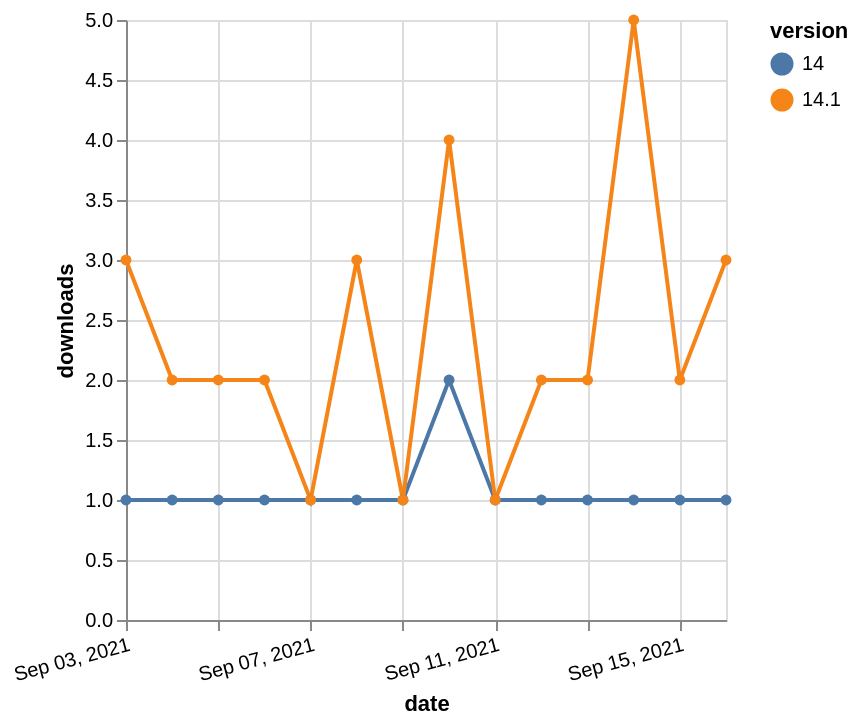

Express this chart as Vega-Lite.
### Vega-Lite specification from a JSON file in a GitHub repository (floating-point values rounded to 4 significant figures)
{"$schema": "https://vega.github.io/schema/vega-lite/v5.json", "description": "A simple bar chart with embedded data.", "data": {"values": [{"date": "2021-09-03", "total": 255, "delta": 1, "version": "14"}, {"date": "2021-09-04", "total": 256, "delta": 1, "version": "14"}, {"date": "2021-09-05", "total": 257, "delta": 1, "version": "14"}, {"date": "2021-09-06", "total": 258, "delta": 1, "version": "14"}, {"date": "2021-09-07", "total": 259, "delta": 1, "version": "14"}, {"date": "2021-09-08", "total": 260, "delta": 1, "version": "14"}, {"date": "2021-09-09", "total": 261, "delta": 1, "version": "14"}, {"date": "2021-09-10", "total": 263, "delta": 2, "version": "14"}, {"date": "2021-09-11", "total": 264, "delta": 1, "version": "14"}, {"date": "2021-09-12", "total": 265, "delta": 1, "version": "14"}, {"date": "2021-09-13", "total": 266, "delta": 1, "version": "14"}, {"date": "2021-09-14", "total": 267, "delta": 1, "version": "14"}, {"date": "2021-09-15", "total": 268, "delta": 1, "version": "14"}, {"date": "2021-09-16", "total": 269, "delta": 1, "version": "14"}, {"date": "2021-09-03", "total": 871, "delta": 3, "version": "14.1"}, {"date": "2021-09-04", "total": 873, "delta": 2, "version": "14.1"}, {"date": "2021-09-05", "total": 875, "delta": 2, "version": "14.1"}, {"date": "2021-09-06", "total": 877, "delta": 2, "version": "14.1"}, {"date": "2021-09-07", "total": 878, "delta": 1, "version": "14.1"}, {"date": "2021-09-08", "total": 881, "delta": 3, "version": "14.1"}, {"date": "2021-09-09", "total": 882, "delta": 1, "version": "14.1"}, {"date": "2021-09-10", "total": 886, "delta": 4, "version": "14.1"}, {"date": "2021-09-11", "total": 887, "delta": 1, "version": "14.1"}, {"date": "2021-09-12", "total": 889, "delta": 2, "version": "14.1"}, {"date": "2021-09-13", "total": 891, "delta": 2, "version": "14.1"}, {"date": "2021-09-14", "total": 896, "delta": 5, "version": "14.1"}, {"date": "2021-09-15", "total": 898, "delta": 2, "version": "14.1"}, {"date": "2021-09-16", "total": 901, "delta": 3, "version": "14.1"}]}, "width": "container", "mark": {"type": "line", "point": {"filled": true}}, "encoding": {"x": {"field": "date", "type": "temporal", "timeUnit": "yearmonthdate", "title": "date", "axis": {"labelAngle": -15}}, "y": {"field": "delta", "type": "quantitative", "title": "downloads"}, "color": {"field": "version", "type": "nominal"}, "tooltip": {"field": "delta"}}}
